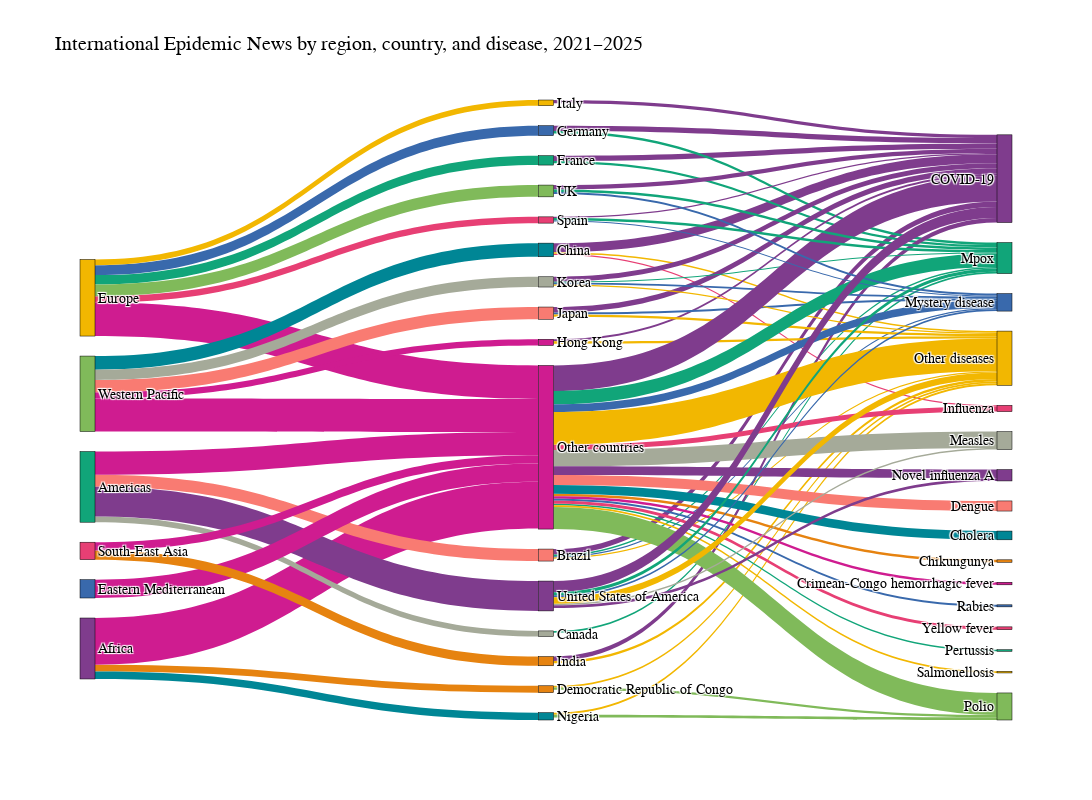

Here is the notebook cell this chart was saved with:
### Markdown cell above
### Sanky: region-country-disease in English
for Singapore

### Code cell
import pandas as pd
import plotly.graph_objects as go
import plotly.colors as pc
import numpy as np

# -----------------------------
# Params
# -----------------------------
YEAR_MIN = 2021            # >2020
TOP_COUNTRIES = 15
TOP_DISEASES  = 15
COUNT_MIN     = 50         # filter tiny links
OTHER_COUNTRY_LABEL = "Other countries"
OTHER_DISEASE_LABEL = "Other diseases"
OTHER_REGION_LABEL  = "Other"

# -----------------------------
# Step 1: Prepare / clean data
df_work = df.copy()
df_work['date'] = pd.to_datetime(df_work['date'], errors='coerce')

needed_cols = ['WHO_region_en', 'country_name_en', 'disease_name_en']
missing = [c for c in needed_cols if c not in df_work.columns]
if missing:
    raise ValueError(f"Missing required columns: {missing}. Please create them first.")

# Keep rows since YEAR_MIN
df_temp = df_work.loc[df_work['date'].dt.year > (YEAR_MIN - 1),
                      ['WHO_region_en', 'country_name_en', 'disease_name_en']].copy()

df_temp.loc[df_temp['country_name_en'].eq('United Kingdom of Great Britain and Northern Ireland'), 'country_name_en'] = 'UK'

# Some pipelines keep lists (e.g., multi-disease headlines). Explode if needed.
for col in ['country_name_en', 'disease_name_en']:
    if df_temp[col].apply(lambda x: isinstance(x, (list, tuple, np.ndarray))).any():
        df_temp = df_temp.explode(col).reset_index(drop=True)

# Fill missing
df_temp['WHO_region_en']  = df_temp['WHO_region_en'].fillna(OTHER_REGION_LABEL)
df_temp['country_name_en'] = df_temp['country_name_en'].fillna(OTHER_COUNTRY_LABEL)
df_temp['disease_name_en'] = df_temp['disease_name_en'].fillna('Unknown')

# Step 2: Top-N filtering
top_countries = df_temp['country_name_en'].value_counts().nlargest(TOP_COUNTRIES).index
top_diseases  = df_temp['disease_name_en'].value_counts().nlargest(TOP_DISEASES).index

df_temp['country_grouped'] = df_temp['country_name_en'].where(
    df_temp['country_name_en'].isin(top_countries),
    OTHER_COUNTRY_LABEL
)
df_temp['disease_grouped'] = df_temp['disease_name_en'].where(
    df_temp['disease_name_en'].isin(top_diseases),
    OTHER_DISEASE_LABEL
)
df_temp['region_grouped']  = df_temp['WHO_region_en'].fillna(OTHER_REGION_LABEL)

# Step 3: Build links (Region→Country, Country→Disease)
link0 = (
    df_temp.groupby(['region_grouped', 'country_grouped'])
           .size().reset_index(name='count')
)
link1 = (
    df_temp.groupby(['country_grouped', 'disease_grouped'])
           .size().reset_index(name='count')
)

# Filter out small links to reduce clutter
link0 = link0[link0['count'] >= COUNT_MIN]
link1 = link1[link1['count'] >= COUNT_MIN]

# Step 4: Build node list & indices
#   Order nodes by tier so colors are consistent and layout is readable.
regions  = link0['region_grouped'].unique().tolist()
countries = pd.unique(link0['country_grouped'].tolist() + link1['country_grouped'].tolist()).tolist()
diseases = link1['disease_grouped'].unique().tolist()

all_nodes = regions + countries + diseases
node_indices = {name: i for i, name in enumerate(all_nodes)}

# Map source/target indices
link0 = link0.assign(
    source = link0['region_grouped'].map(node_indices),
    target = link0['country_grouped'].map(node_indices)
)
link1 = link1.assign(
    source = link1['country_grouped'].map(node_indices),
    target = link1['disease_grouped'].map(node_indices)
)


# Step 5: Colors
#   One palette applied across nodes; links colored by their target tier category
#   (region→country uses country color; country→disease uses disease color).
palette = pc.qualitative.Bold  # or Set3 / Dark24 etc.
node_colors = [palette[i % len(palette)] for i in range(len(all_nodes))]

country_color_map = {name: node_colors[node_indices[name]] for name in countries}
disease_color_map = {name: node_colors[node_indices[name]] for name in diseases}

link0['color'] = link0['country_grouped'].map(country_color_map)
link1['color'] = link1['disease_grouped'].map(disease_color_map)

# Combine links
df_links = pd.concat([
    link0[['source', 'target', 'count', 'color']],
    link1[['source', 'target', 'count', 'color']]
], ignore_index=True)


# Step 6: Plot Sankey (3-level)
fig = go.Figure(data=[go.Sankey(
    arrangement='snap',
    node=dict(
        pad=20,
        thickness=15,
        line=dict(color="black", width=0.5),
        label=all_nodes,
        color=node_colors
    ),
    link=dict(
        source=df_links['source'],
        target=df_links['target'],
        value=df_links['count'],
        color=df_links['color']
    )
)])

fig.update_layout(font=dict(size=20))#title_font=dict(size=22)

fig.update_layout(
    font=dict(size=14, color='black', family="Arial"),
    title_text="International Epidemic News by region, country, and disease, 2021–2025",
    width=1100,
    height=800
)

#fig.write_image("output/plot/Sankey_region_country_disease_en_2021_2025.png", width=1100, height=800, scale=3)
fig.show()

### Figure 1 — Plotly figure (JSON) as saved in the notebook; plotly's stock layout.template omitted (floating-point values rounded to 4 significant figures)
{"data": [{"arrangement": "snap", "link": {"color": ["rgb(230, 131, 16)", "rgb(0, 134, 149)", "rgb(207, 28, 144)", "rgb(249, 123, 114)", "rgb(165, 170, 153)", "rgb(207, 28, 144)", "rgb(127, 60, 141)", "rgb(207, 28, 144)", "rgb(17, 165, 121)", "rgb(57, 105, 172)", "rgb(242, 183, 1)", "rgb(207, 28, 144)", "rgb(231, 63, 116)", "rgb(128, 186, 90)", "rgb(230, 131, 16)", "rgb(207, 28, 144)", "rgb(0, 134, 149)", "rgb(207, 28, 144)", "rgb(249, 123, 114)", "rgb(165, 170, 153)", "rgb(207, 28, 144)", "rgb(127, 60, 141)", "rgb(17, 165, 121)", "rgb(57, 105, 172)", "rgb(242, 183, 1)", "rgb(17, 165, 121)", "rgb(127, 60, 141)", "rgb(231, 63, 116)", "rgb(242, 183, 1)", "rgb(242, 183, 1)", "rgb(128, 186, 90)", "rgb(127, 60, 141)", "rgb(17, 165, 121)", "rgb(127, 60, 141)", "rgb(17, 165, 121)", "rgb(127, 60, 141)", "rgb(242, 183, 1)", "rgb(127, 60, 141)", "rgb(242, 183, 1)", "rgb(127, 60, 141)", "rgb(127, 60, 141)", "rgb(57, 105, 172)", "rgb(242, 183, 1)", "rgb(127, 60, 141)", "rgb(17, 165, 121)", "rgb(57, 105, 172)", "rgb(242, 183, 1)", "rgb(242, 183, 1)", "rgb(128, 186, 90)", "rgb(127, 60, 141)", "rgb(230, 131, 16)", "rgb(0, 134, 149)", "rgb(207, 28, 144)", "rgb(249, 123, 114)", "rgb(231, 63, 116)", "rgb(165, 170, 153)", "rgb(17, 165, 121)", "rgb(57, 105, 172)", "rgb(127, 60, 141)", "rgb(242, 183, 1)", "rgb(17, 165, 121)", "rgb(128, 186, 90)", "rgb(57, 105, 172)", "rgb(242, 183, 1)", "rgb(231, 63, 116)", "rgb(127, 60, 141)", "rgb(17, 165, 121)", "rgb(57, 105, 172)", "rgb(127, 60, 141)", "rgb(17, 165, 121)", "rgb(57, 105, 172)", "rgb(127, 60, 141)", "rgb(165, 170, 153)", "rgb(17, 165, 121)", "rgb(57, 105, 172)", "rgb(127, 60, 141)", "rgb(242, 183, 1)"], "source": [0, 0, 0, 1, 1, 1, 1, 2, 3, 3, 3, 3, 3, 3, 4, 4, 5, 5, 5, 5, 5, 9, 9, 9, 9, 10, 18, 18, 18, 6, 6, 12, 12, 13, 13, 19, 19, 17, 17, 14, 20, 20, 20, 21, 21, 21, 21, 7, 7, 8, 8, 8, 8, 8, 8, 8, 8, 8, 8, 8, 8, 8, 8, 8, 8, 15, 15, 15, 16, 16, 16, 11, 11, 11, 11, 11, 11], "target": [6, 7, 8, 9, 10, 8, 11, 8, 12, 13, 14, 8, 15, 16, 17, 8, 18, 19, 20, 21, 8, 22, 23, 24, 25, 23, 22, 26, 25, 25, 27, 22, 23, 22, 23, 22, 25, 22, 25, 22, 22, 24, 25, 22, 23, 24, 25, 25, 27, 22, 28, 29, 30, 31, 26, 32, 23, 24, 33, 25, 34, 27, 35, 36, 37, 22, 23, 24, 22, 23, 24, 22, 32, 23, 24, 33, 25], "value": [329, 353, 2242, 575, 270, 1113, 1431, 879, 452, 479, 271, 1604, 301, 565, 443, 394, 654, 296, 588, 492, 1589, 266, 79, 59, 59, 93, 441, 50, 73, 87, 107, 253, 116, 259, 118, 97, 117, 212, 114, 154, 267, 91, 106, 236, 51, 86, 63, 103, 129, 1223, 117, 420, 123, 485, 250, 784, 640, 369, 413, 1570, 74, 1061, 98, 80, 138, 52, 118, 50, 209, 128, 92, 537, 77, 145, 93, 132, 310]}, "node": {"color": ["rgb(127, 60, 141)", "rgb(17, 165, 121)", "rgb(57, 105, 172)", "rgb(242, 183, 1)", "rgb(231, 63, 116)", "rgb(128, 186, 90)", "rgb(230, 131, 16)", "rgb(0, 134, 149)", "rgb(207, 28, 144)", "rgb(249, 123, 114)", "rgb(165, 170, 153)", "rgb(127, 60, 141)", "rgb(17, 165, 121)", "rgb(57, 105, 172)", "rgb(242, 183, 1)", "rgb(231, 63, 116)", "rgb(128, 186, 90)", "rgb(230, 131, 16)", "rgb(0, 134, 149)", "rgb(207, 28, 144)", "rgb(249, 123, 114)", "rgb(165, 170, 153)", "rgb(127, 60, 141)", "rgb(17, 165, 121)", "rgb(57, 105, 172)", "rgb(242, 183, 1)", "rgb(231, 63, 116)", "rgb(128, 186, 90)", "rgb(230, 131, 16)", "rgb(0, 134, 149)", "rgb(207, 28, 144)", "rgb(249, 123, 114)", "rgb(165, 170, 153)", "rgb(127, 60, 141)", "rgb(17, 165, 121)", "rgb(57, 105, 172)", "rgb(242, 183, 1)", "rgb(231, 63, 116)"], "label": ["Africa", "Americas", "Eastern Mediterranean", "Europe", "South-East Asia", "Western Pacific", "Democratic Republic of Congo", "Nigeria", "Other countries", "Brazil", "Canada", "United States of America", "France", "Germany", "Italy", "Spain", "UK", "India", "China", "Hong Kong", "Japan", "Korea", "COVID-19", "Mpox", "Mystery disease", "Other diseases", "Influenza", "Polio", "Chikungunya", "Cholera", "Crimean-Congo hemorrhagic fever", "Dengue", "Measles", "Novel influenza A", "Pertussis", "Rabies", "Salmonellosis", "Yellow fever"], "line": {"color": "black", "width": 0.5}, "pad": 20, "thickness": 15}, "type": "sankey"}], "layout": {"font": {"color": "black", "family": "Arial", "size": 14}, "height": 800, "title": {"text": "International Epidemic News by region, country, and disease, 2021–2025"}, "width": 1100}}
